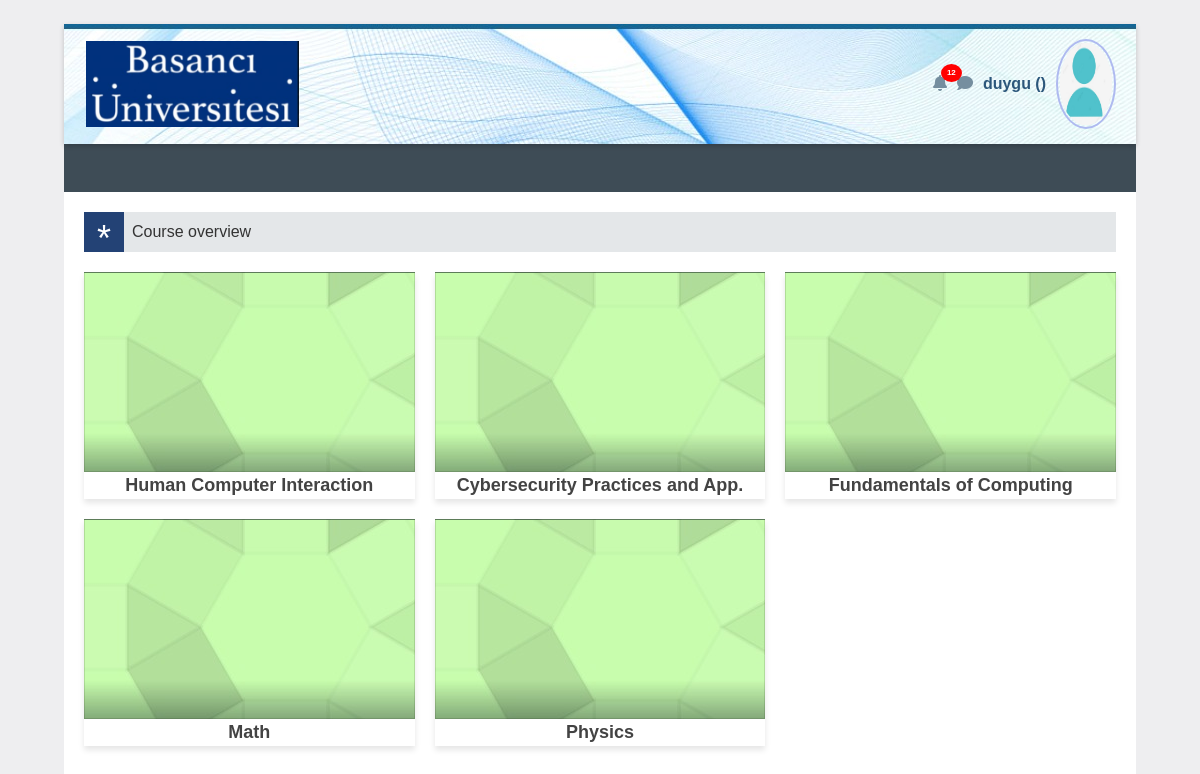
Screenshot of /student/2 (signed in) with the database file from the repository.
### tables this page shows
CREATE TABLE grades (
        id INTEGER PRIMARY KEY,
        student_id INTEGER NOT NULL,
        course TEXT NOT NULL,
        grade TEXT CHECK(grade IN ('A', 'B', 'C', 'D', 'F')),
        comments TEXT,
        FOREIGN KEY(student_id) REFERENCES users(id)
    );

### app/routes.py (the view)
@main.route('/student/<student_id>')
def student_dashboard(student_id):
    if not session.get('username') or session.get('role') != 'student':
        abort(403)
    conn = sqlite3.connect('normal.db')
    c = conn.cursor()
    c.execute("SELECT course, grade, comments FROM grades WHERE student_id=?", (student_id,))
    courses = c.fetchall()
    conn.close()
    return render_template('student_dashboard.html', courses=courses, username=session['username'], student_id=student_id)

### app/templates/student_dashboard.html (shortened to what this page needs)
<!DOCTYPE html>
<html lang="en">
<head>
    <link rel="stylesheet" href="https://stackpath.bootstrapcdn.com/bootstrap/4.5.2/css/bootstrap.min.css">
    <link rel="stylesheet" href="https://cdnjs.cloudflare.com/ajax/libs/font-awesome/5.15.4/css/all.min.css">
</head>
<body>
    <div class="initialBox">
        <div class="navbar">
            <div>
                <img src="{{ url_for('static', filename='logo.png') }}" alt="Logo">
            </div>
            <div class="user-profile">
                <div class="notification">
                    <i class="fas fa-bell icn"></i>
                    <span class="notification-badge">12</span>
                </div>
                <div>
                    <i class="fas fa-comment icn"></i>
                </div>
                <div class="user-profile" onclick="toggleDropdown()">
                    <span class="user-name">{{ username }} <strong> ({{role}})</strong></span>
                    <img src="{{ url_for('static', filename='user.png') }}" alt="Profile" class="profile-img">
                </div>
            </div>
        </div>
        <div class="middle-bar">
        </div>
        <div class="dashboard">
            <div class="wrapper">
                <div class="star">*</div>
                <div class="course-view">Course overview </div>
            </div>
            <div style="cursor: pointer;" class="card-container">
                {% for course in courses %}
                <div class="card-wrapper" style="cursor: pointer;" onclick="redirectToResource('{{ loop.index0 }}')">
                    <div class="card"></div>
                    <div class="course">{{ course[0] }}</div>
                </div>
                {% endfor %}
            </div>
        </div>
</body>
</html>

### rows the page displays
grades: course "Human Computer Interaction"
grades: course "Cybersecurity Practices and App."
grades: course "Fundamentals of Computing"
grades: course "Math"
grades: course "Physics"

### other values shown
{{ username }} "duygu"
